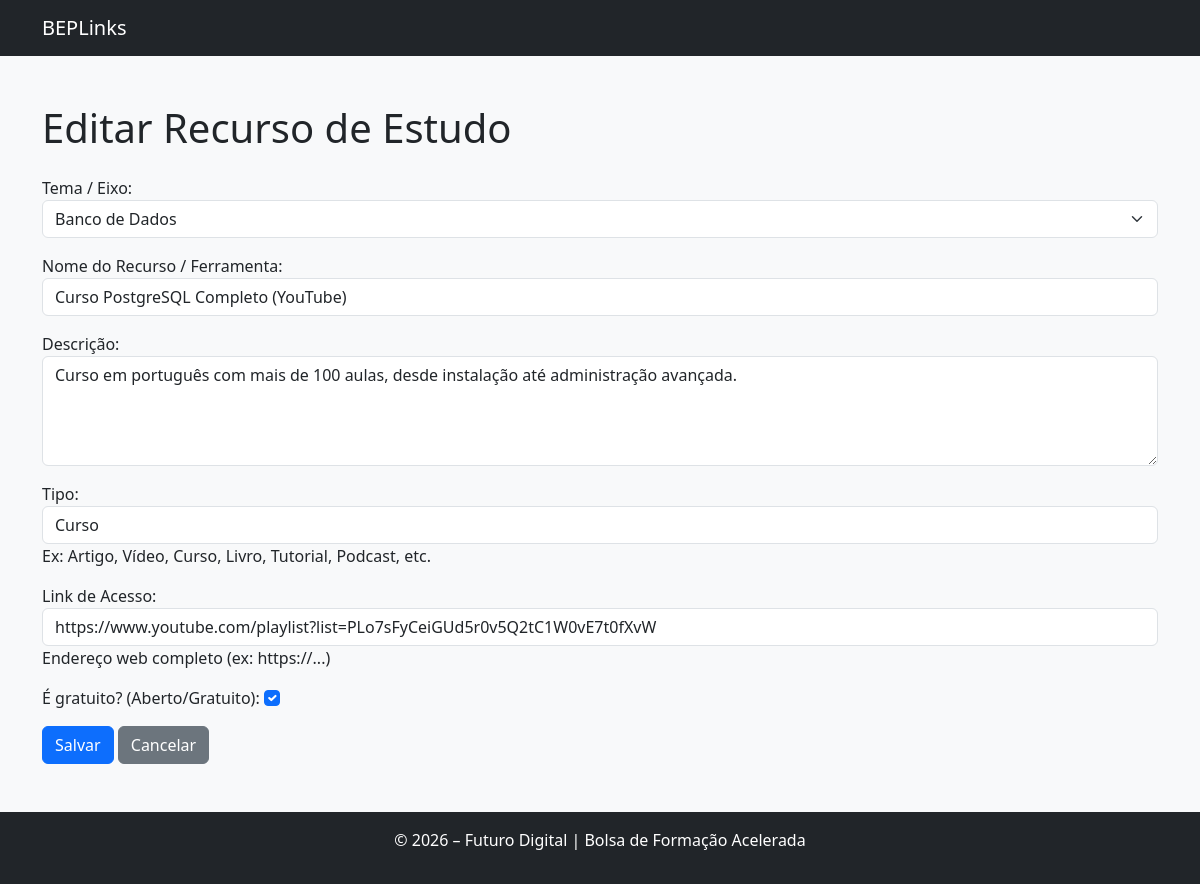
/recurso/1/editar/, run on the app's committed database.
### beplinks/models.py (models this page shows, shortened)
class Recurso(models.Model):
    tema = models.ForeignKey(
        'beplinks.Tema',  # referência correta ao modelo Tema no mesmo app
        on_delete=models.CASCADE,  # se o tema for deletado, deleta os recursos vinculados
        related_name='recursos',   # permite acessar: tema.recursos.all()
        verbose_name="Tema / Eixo"
    )
    nome = models.CharField(
        max_length=200,
        verbose_name="Nome do Recurso / Ferramenta"
    )
    descricao = models.TextField(
        verbose_name="Descrição"
    )
    tipo = models.CharField(
        max_length=100,
        verbose_name="Tipo",
        help_text="Ex: Artigo, Vídeo, Curso, Livro, Tutorial, Podcast, etc."
    )
    url = models.URLField(
        verbose_name="Link de Acesso",
        help_text="Endereço web completo (ex: https://...)"
    )
    catalogado_em = models.DateTimeField(
        default=timezone.now,
        verbose_name="Data de Catalogação"
    )
    gratuito = models.BooleanField(
        default=True,
        verbose_name="É gratuito? (Aberto/Gratuito)"
    )
    prestigio = models.IntegerField(
        default=0,
        verbose_name="Contador de Prestígio",
        help_text="Será usado no futuro para ordenação por popularidade/votos"
    )
    class Meta:
        verbose_name = "Recurso"
        verbose_name_plural = "Recursos"
        ordering = ['-prestigio', 'nome']  # prioriza os de maior prestígio primeiro

### beplinks/views.py (the view)
# urls.py: path('recurso/<int:recurso_id>/editar/', views.recurso_editar, name='recurso_editar'),
def recurso_editar(request, recurso_id):
    recurso = get_object_or_404(Recurso, pk=recurso_id)
    if request.method == 'POST':
        form = RecursoForm(request.POST, instance=recurso)
        if form.is_valid():
            form.save()
            return redirect('beplinks:detalhe_recurso', recurso_id=recurso_id)
    else:
        form = RecursoForm(instance=recurso)
    return render(request, 'beplinks/recurso_form.html', {
        'form': form,
        'titulo_pagina': 'Editar Recurso de Estudo',
        'recurso': recurso,
    })

### beplinks/forms.py
class RecursoForm(forms.ModelForm):
    class Meta:
        model = Recurso
        fields = ['tema', 'nome', 'descricao', 'tipo', 'url', 'gratuito']
        widgets = {
            'tema': forms.Select(attrs={'class': 'form-select'}),
            'nome': forms.TextInput(attrs={'class': 'form-control', 'placeholder': 'Nome do recurso ou ferramenta'}),
            'descricao': forms.Textarea(attrs={'class': 'form-control', 'rows': 4}),
            'tipo': forms.TextInput(attrs={'class': 'form-control', 'placeholder': 'Ex: Artigo, Vídeo, Curso, Livro'}),
            'url': forms.URLInput(attrs={'class': 'form-control', 'placeholder': 'https://...'}),
            'gratuito': forms.CheckboxInput(attrs={'class': 'form-check-input'}),
        }

### beplinks/models.py (called while the page is built)
    def __str__(self):
        return self.titulo

### beplinks/templates/beplinks/recurso_form.html (shortened to what this page needs)
{% extends 'beplinks/base.html' %}
{% block conteudo %}
<h1 class="mb-4">{{ titulo_pagina }}</h1>
<form method="post" action="">
    {{ form.as_p }}
    <button type="submit" class="btn btn-primary">Salvar</button>
    {% if recurso %}
        <a href="{% url 'beplinks:detalhe_recurso' recurso.id %}" class="btn btn-secondary">Cancelar</a>
    {% else %}
        <a href="{% url 'beplinks:index' %}" class="btn btn-secondary">Cancelar</a>
    {% endif %}
</form>
{% endblock %}

### data on the page
Recurso: tema "Banco de Dados", nome "Curso PostgreSQL Completo (YouTube)", descricao "Curso em português com mais de 100 aulas, desde instalação até administração avançada.", tipo "Curso", url "https://www.youtube.com/playlist?list=PLo7sFyCeiGUd5r0v5Q2tC1W0vE7t0fXvW", gratuito "☑"

### other printed values
{{ titulo_pagina }} "Editar Recurso de Estudo"
